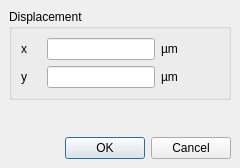
<?xml version="1.0" encoding="UTF-8"?>
<ui version="4.0">
 <class>MoveOptionsDialog</class>
 <widget class="QDialog" name="MoveOptionsDialog">
  <property name="geometry">
   <rect>
    <x>0</x>
    <y>0</y>
    <width>240</width>
    <height>168</height>
   </rect>
  </property>
  <property name="windowTitle">
   <string>Move</string>
  </property>
  <layout class="QVBoxLayout">
   <property name="spacing">
    <number>6</number>
   </property>
   <property name="margin" stdset="0">
    <number>9</number>
   </property>
   <item>
    <widget class="QGroupBox" name="groupBox">
     <property name="title">
      <string>Displacement</string>
     </property>
     <layout class="QGridLayout">
      <property name="spacing">
       <number>6</number>
      </property>
      <item row="1" column="2">
       <widget class="QLabel" name="label_5">
        <property name="text">
         <string>µm</string>
        </property>
       </widget>
      </item>
      <item row="0" column="2">
       <widget class="QLabel" name="label_4">
        <property name="sizePolicy">
         <sizepolicy hsizetype="Preferred" vsizetype="Preferred">
          <horstretch>1</horstretch>
          <verstretch>0</verstretch>
         </sizepolicy>
        </property>
        <property name="text">
         <string>µm</string>
        </property>
       </widget>
      </item>
      <item row="1" column="0">
       <widget class="QLabel" name="label_3">
        <property name="text">
         <string>y</string>
        </property>
       </widget>
      </item>
      <item row="1" column="1">
       <widget class="QLineEdit" name="disp_y_le">
        <property name="sizePolicy">
         <sizepolicy hsizetype="Fixed" vsizetype="Fixed">
          <horstretch>0</horstretch>
          <verstretch>0</verstretch>
         </sizepolicy>
        </property>
       </widget>
      </item>
      <item row="0" column="1">
       <widget class="QLineEdit" name="disp_x_le">
        <property name="sizePolicy">
         <sizepolicy hsizetype="Fixed" vsizetype="Fixed">
          <horstretch>0</horstretch>
          <verstretch>0</verstretch>
         </sizepolicy>
        </property>
       </widget>
      </item>
      <item row="0" column="0">
       <widget class="QLabel" name="label_2">
        <property name="text">
         <string>x    </string>
        </property>
       </widget>
      </item>
     </layout>
    </widget>
   </item>
   <item>
    <spacer>
     <property name="orientation">
      <enum>Qt::Vertical</enum>
     </property>
     <property name="sizeHint" stdset="0">
      <size>
       <width>100</width>
       <height>20</height>
      </size>
     </property>
    </spacer>
   </item>
   <item>
    <widget class="QDialogButtonBox" name="buttonBox">
     <property name="orientation">
      <enum>Qt::Horizontal</enum>
     </property>
     <property name="standardButtons">
      <set>QDialogButtonBox::Cancel|QDialogButtonBox::Ok</set>
     </property>
    </widget>
   </item>
  </layout>
 </widget>
 <tabstops>
  <tabstop>disp_x_le</tabstop>
  <tabstop>disp_y_le</tabstop>
 </tabstops>
 <resources/>
 <connections>
  <connection>
   <sender>buttonBox</sender>
   <signal>rejected()</signal>
   <receiver>MoveOptionsDialog</receiver>
   <slot>reject()</slot>
   <hints>
    <hint type="sourcelabel">
     <x>316</x>
     <y>260</y>
    </hint>
    <hint type="destinationlabel">
     <x>286</x>
     <y>274</y>
    </hint>
   </hints>
  </connection>
  <connection>
   <sender>buttonBox</sender>
   <signal>accepted()</signal>
   <receiver>MoveOptionsDialog</receiver>
   <slot>accept()</slot>
   <hints>
    <hint type="sourcelabel">
     <x>119</x>
     <y>146</y>
    </hint>
    <hint type="destinationlabel">
     <x>119</x>
     <y>83</y>
    </hint>
   </hints>
  </connection>
  <connection>
   <sender>disp_x_le</sender>
   <signal>returnPressed()</signal>
   <receiver>MoveOptionsDialog</receiver>
   <slot>accept()</slot>
   <hints>
    <hint type="sourcelabel">
     <x>119</x>
     <y>53</y>
    </hint>
    <hint type="destinationlabel">
     <x>119</x>
     <y>83</y>
    </hint>
   </hints>
  </connection>
  <connection>
   <sender>disp_y_le</sender>
   <signal>returnPressed()</signal>
   <receiver>MoveOptionsDialog</receiver>
   <slot>accept()</slot>
   <hints>
    <hint type="sourcelabel">
     <x>119</x>
     <y>84</y>
    </hint>
    <hint type="destinationlabel">
     <x>119</x>
     <y>83</y>
    </hint>
   </hints>
  </connection>
 </connections>
</ui>
